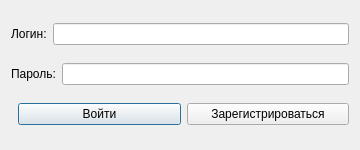
<?xml version="1.0" encoding="UTF-8"?>
<ui version="4.0">
 <class>AuthDialog</class>
 <widget class="QDialog" name="AuthDialog">
  <property name="geometry">
   <rect>
    <x>0</x>
    <y>0</y>
    <width>360</width>
    <height>150</height>
   </rect>
  </property>
  <property name="windowTitle">
   <string>Вход / Регистрация</string>
  </property>
  <layout class="QVBoxLayout" name="verticalLayout">
   <item>
    <layout class="QHBoxLayout" name="hLayoutLogin">
     <item>
      <widget class="QLabel" name="label_login">
       <property name="text">
        <string>Логин:</string>
       </property>
      </widget>
     </item>
     <item>
      <widget class="QLineEdit" name="login_edit"/>
     </item>
    </layout>
   </item>
   <item>
    <layout class="QHBoxLayout" name="hLayoutPwd">
     <item>
      <widget class="QLabel" name="label_pwd">
       <property name="text">
        <string>Пароль:</string>
       </property>
      </widget>
     </item>
     <item>
      <widget class="QLineEdit" name="pwd_edit">
       <property name="echoMode">
        <enum>QLineEdit::Password</enum>
       </property>
      </widget>
     </item>
    </layout>
   </item>
   <item>
    <layout class="QHBoxLayout" name="hLayoutButtons">
     <item>
      <spacer name="horizontalSpacer">
       <property name="orientation">
        <enum>Qt::Horizontal</enum>
       </property>
       <property name="sizeType">
        <enum>QSizePolicy::Expanding</enum>
       </property>
      </spacer>
     </item>
     <item>
      <widget class="QPushButton" name="login_btn">
       <property name="text">
        <string>Войти</string>
       </property>
      </widget>
     </item>
     <item>
      <widget class="QPushButton" name="register_btn">
       <property name="text">
        <string>Зарегистрироваться</string>
       </property>
      </widget>
     </item>
    </layout>
   </item>
  </layout>
 </widget>
 <resources/>
 <connections/>
</ui>
